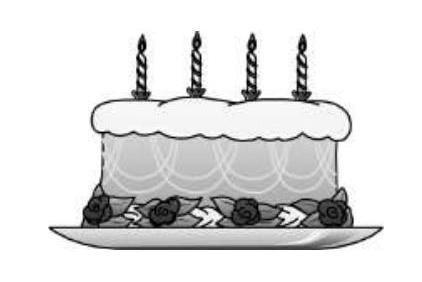
#> input picture accuracy/edu/cake/cake_image.jpg, 422 x 282 px
$ python -i video_vl.py   (imports and definitions only)
#> lines starting #> are read from the running program, lines starting #| are printed output that depends on the picture
#> further down, picture is the input picture: shape (282, 422, 3); min 0, max 255, mean 223.7
from __future__ import annotations

import argparse
import base64
import csv
import hashlib
import json
import math
import os
import re
import shutil
import socket
import subprocess
import time
import uuid
from concurrent.futures import Future, ThreadPoolExecutor, as_completed
from dataclasses import asdict, dataclass
from datetime import datetime
from pathlib import Path
from typing import Any, Iterable

import cv2
import requests


BASE_DIR = Path(__file__).resolve().parent
OUTPUT_ROOT = BASE_DIR / "video_index"
THUMBS_ROOT = OUTPUT_ROOT / "thumbnails"
EXPORTS_ROOT = OUTPUT_ROOT / "exports"
LOGS_ROOT = OUTPUT_ROOT / "logs"
CACHE_ROOT = OUTPUT_ROOT / "cache"

VL_API_URL = os.getenv("VL_API_URL", "http://10.165.0.67:8000/v1/chat/completions")
VL_MODEL = os.getenv("VL_MODEL", "Qwen3-VL-8B-Instruct")
MODEL_FRAME_MAX_SIDE = int(os.getenv("MODEL_FRAME_MAX_SIDE", "2048"))
THUMB_MAX_SIDE = int(os.getenv("THUMB_MAX_SIDE", "320"))
VL_CONCURRENCY = int(os.getenv("VL_CONCURRENCY", "12"))
FFMPEG_FRAME_TIMEOUT_SEC = float(os.getenv("FFMPEG_FRAME_TIMEOUT_SEC", "30"))
PUBLIC_PORT = int(os.getenv("PUBLIC_PORT", "8000"))
VIDEO_EXTENSIONS = {".mp4", ".mov", ".m4v", ".avi", ".mkv", ".webm"}
SKIP_SCAN_DIR_NAMES = {"work", "航拍集锦输出"}

# 默认配置：直接运行 `python video_indexer.py` 时使用。
# 默认跑完整单视频；10 秒保底抽帧 + 3 秒最小间隔适合约 1 小时视频。
# 后续要换视频或批量跑全部视频，可以继续用命令行参数覆盖这些默认值。
DEFAULT_ROOT = "/mnt/share/INTEL项目"
DEFAULT_VIDEO = ""
DEFAULT_LIMIT_SECONDS = 0.0
DEFAULT_FIXED_INTERVAL_SEC = 10.0
DEFAULT_MIN_GAP_SEC = 6.0
DEFAULT_FEISHU_BASE_TOKEN = "XXX"
DEFAULT_FEISHU_VIDEO_TABLE = "XXX"
DEFAULT_FEISHU_FRAME_TABLE = "XXX"


@dataclass(frozen=True)
class VideoInfo:
    video_id: str
    video_name: str
    category: str
    nas_path: str
    duration_sec: float
    duration: str
    resolution: str
    fps: float
    file_size_mb: float
    status: str
    extracted_frame_count: int
    success_frame_count: int
    failed_frame_count: int
    video_summary: str
    started_at: str
    completed_at: str
    error_message: str


@dataclass(frozen=True)
class FrameCandidate:
    frame_index: int
    frame_number: int
    timestamp_sec: float
    reason: str
    diff_score: float


@dataclass(frozen=True)
class PreparedFrame:
    candidate: FrameCandidate
    model_data_url: str
    thumb_path: Path


@dataclass(frozen=True)
class FrameRecord:
    frame_id: str
    video_id: str
    video_name: str
    video_category: str
    source_video_path: str
    timestamp_sec: float
    timestamp: str
    recommended_clip_start_sec: float
    recommended_clip_end_sec: float
    frame_index: int
    extraction_reason: str
    frame_path: str
    thumbnail_path: str
    frame_url: str
    caption: str
    scene_type: str
    shooting_method: str
    environment_elements: str
    has_people: str
    vehicles: str
    main_objects: str
    mood: str
    ocr_text: str
    search_tags: str
    remix_value: int
    model_name: str
    understanding_status: str
    error_message: str
    created_at: str


def ensure_dirs() -> None:
    for path in (OUTPUT_ROOT, THUMBS_ROOT, EXPORTS_ROOT, LOGS_ROOT, CACHE_ROOT):
        path.mkdir(parents=True, exist_ok=True)


RUN_LOG_PATH = LOGS_ROOT / f"run_{datetime.now().strftime('%Y%m%d_%H%M%S')}.log"


# [11 lines left out: function log_event, not called in this run]


def infer_public_base_url() -> str:
    configured = os.getenv("PUBLIC_BASE_URL")
    if configured:
        return configured.rstrip("/")

    host = "127.0.0.1"
    try:
        model_host = VL_API_URL.split("//", 1)[1].split("/", 1)[0].split(":", 1)[0]
        with socket.socket(socket.AF_INET, socket.SOCK_DGRAM) as sock:
            sock.connect((model_host, 8001))
            host = sock.getsockname()[0]
    except (OSError, IndexError):
        pass
    return f"http://{host}:{PUBLIC_PORT}"


PUBLIC_BASE_URL = infer_public_base_url()


def safe_name(name: str) -> str:
    cleaned = re.sub(r"[\\/:*?\"<>|\s]+", "_", name).strip("_")
    return cleaned[:120] or uuid.uuid4().hex


NAS_MOUNT_ALIASES = {
    "/mnt/share": "/Volumes/share",
}


# [10 lines left out: function share_mount_alias_paths, not called in this run]


def stable_video_id(video_path: Path) -> str:
    digest = hashlib.sha1(str(video_path).encode("utf-8")).hexdigest()[:12]
    return f"vid_{digest}"


def stable_frame_id(video_id: str, timestamp_sec: float) -> str:
    return f"{video_id}_t{int(timestamp_sec * 1000):010d}"


def local_cache_path_for(source_video_path: Path, video_id: str) -> Path:
    return CACHE_ROOT / f"{video_id}_{safe_name(source_video_path.name)}"


# [85 lines left out: functions copy_video_to_local_cache, remove_local_cache, seconds_to_timestamp, scan_videos, video_category, resize_keep_aspect, not called in this run]


def compare_frame(frame):
    gray = cv2.cvtColor(frame, cv2.COLOR_BGR2GRAY)
    resized = cv2.resize(gray, (160, 90), interpolation=cv2.INTER_AREA)
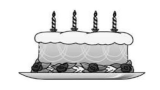
#> resized: shape (90, 160); min 9, max 255, mean 223.7
    return cv2.GaussianBlur(resized, (5, 5), 0)
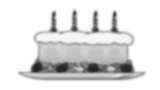
#> returned value: shape (90, 160); min 32, max 255, mean 223.7


def mean_abs_diff(previous, current) -> float:
    return float(cv2.absdiff(previous, current).mean())


# [245 lines left out: functions dynamic_scene_threshold, collect_frame_candidates, is_black_frame, read_frame_with_ffmpeg, np_from_buffer, read_candidate_frame_with_retry and 1 more, not called in this run]


def output_url_for(path: Path) -> str:
    relative = path.relative_to(OUTPUT_ROOT).as_posix()
    return f"{PUBLIC_BASE_URL}/video_index/{relative}"


# [336 lines left out: functions call_chat_completion, extract_json_object, stringify_list, understand_frame, format_summary_frame_lines, summarize_frame_chunk and 13 more, not called in this run]


def feishu_main_objects(record: FrameRecord) -> str:
    return record.main_objects or record.vehicles or record.environment_elements


# [45 lines left out: functions is_lark_rate_limited, parse_lark_cli_json, lark_cli, not called in this run]


def write_json_payload(path: Path, payload: dict[str, Any]) -> None:
    path.parent.mkdir(parents=True, exist_ok=True)
    path.write_text(json.dumps(payload, ensure_ascii=False, indent=2), encoding="utf-8")


def chunks(items: list[Any], size: int) -> Iterable[list[Any]]:
    for start in range(0, len(items), size):
        yield items[start : start + size]


# [679 lines left out: functions batch_create_feishu_records, cell_value_matches, iter_feishu_records, iter_feishu_matrix_rows, search_feishu_record_ids_by_field, field_text_values and 9 more, not called in this run]


FRAME_FIELDNAMES = list(FrameRecord.__dataclass_fields__.keys())
VIDEO_FIELDNAMES = list(VideoInfo.__dataclass_fields__.keys())


# [260 lines left out: functions index_video, parse_args, main, not called in this run]


# [2 lines not run here, left out]

>>> import cv2
>>> picture = cv2.imread('../accuracy/edu/cake/cake_image.jpg')
>>> result = compare_frame(picture)
